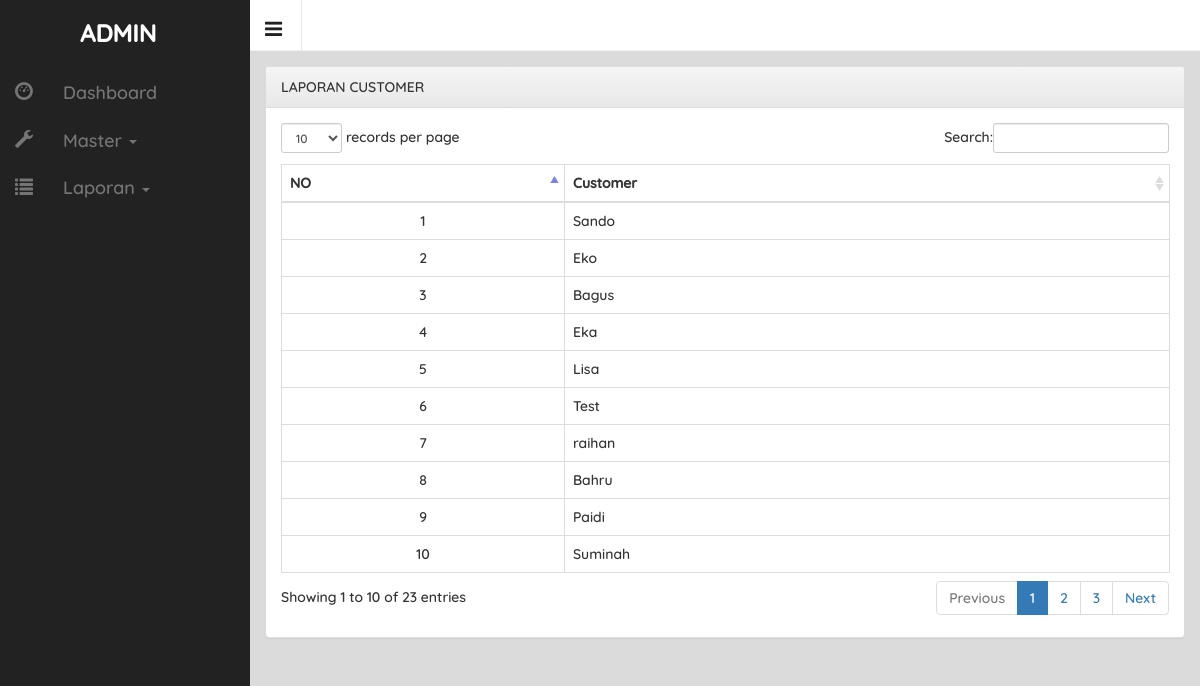
The app's page /admin/page/index.php?hal=laporan/laporan-users with its own data.
### tables this page shows
CREATE TABLE `user` (
  `id_user` int(11) NOT NULL,
  `nama_user` varchar(100) NOT NULL
);

### admin/page/laporan/laporan-users.php (the view, shortened to what this page needs)
<div class="list-jenis">
	<div class="row">
	 <div class="col-sm-12">
	  <section class="panel panel-default">
		<header class="panel-heading">LAPORAN CUSTOMER</header>
		<div class="panel-body">
		  <table class="table table-bordered" id="example" style="text-align: center;">
			<thead>
			 <tr>
			  <th>
			   NO
			  </th>
			  <th>
			   Customer
			  </th>
			 </tr>
			</thead>
			<tbody>
			<?php
				$no = 1;
				$select_customer = mysqli_query($koneksi, "SELECT * FROM user");
				while ($row_customer = mysqli_fetch_array($select_customer)) {
				  echo '<td>'.$no++.'</td>';
				  echo '<td style="text-align: left !important;">'.$row_customer['nama_user'].'</td>';
				 }
			?>
			</tbody>
			</table>
		</div>
	  </section>
	 </div>
	</div>
</div>

### css/style.css (style rules this page uses)
* { margin: 0; padding: 0; }
html, body { max-width: 100%; overflow-x: hidden; }
body { padding-bottom: 30px; position: relative; min-height: 100%; font-family: Quicksand; font-weight: 500; background-color: #dbdbdb; padding-right:0 !important; }

### records on screen
user: nama_user "Sando"
user: nama_user "Eko"
user: nama_user "Bagus"
user: nama_user "Eka"
user: nama_user "Lisa"
user: nama_user "Test"
user: nama_user "raihan"
user: nama_user "Bahru"
user: nama_user "Paidi"
user: nama_user "Suminah"
